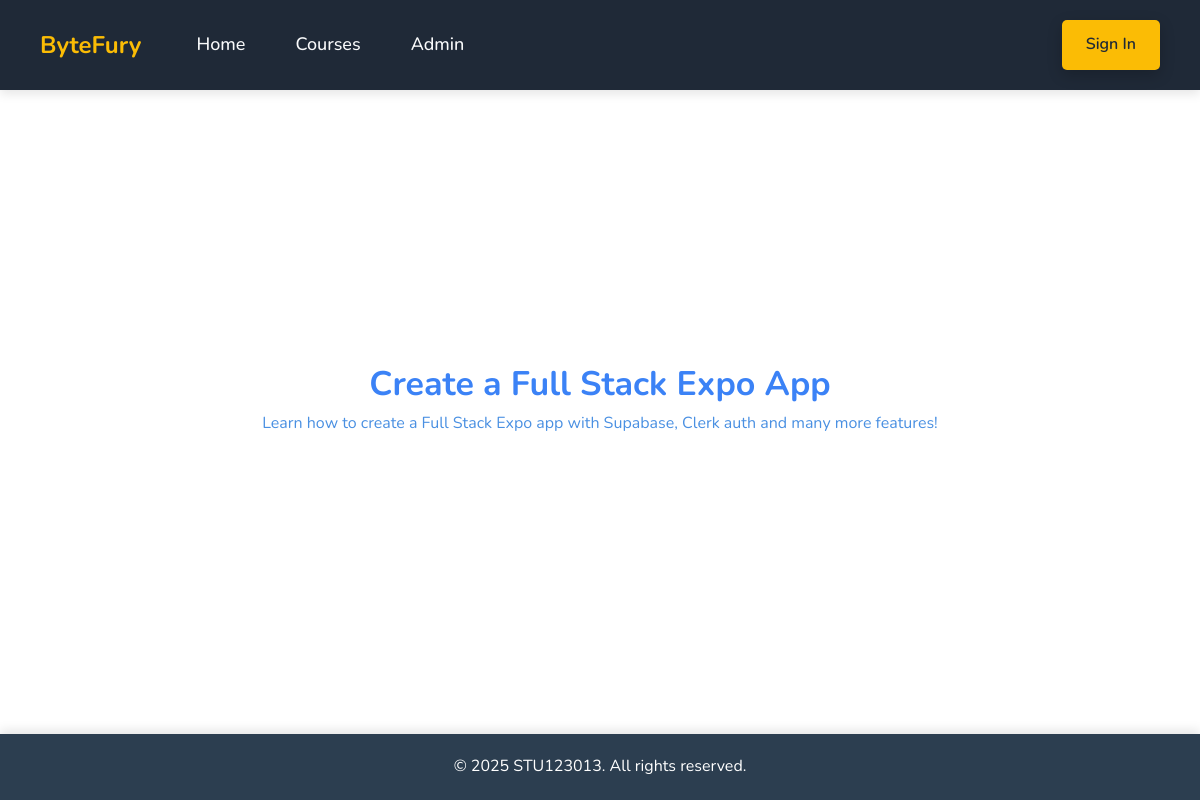
Screenshot of /lessons.php?course_id=2 with the database file from the repository.
### tables this page shows
CREATE TABLE `courses` (
  `id` int(11) NOT NULL,
  `title` varchar(255) NOT NULL,
  `description` text NOT NULL,
  `modules` int(11) NOT NULL,
  `hours` int(11) NOT NULL,
  `image_path` varchar(255) DEFAULT NULL
);

### lessons.php (the view, shortened to what this page needs)
<?php
include 'header.php';
include 'connect.php';
$course_id = isset($_GET['course_id']) ? intval($_GET['course_id']) : 0;
$courseQuery = "SELECT * FROM courses WHERE id = ?";
$stmt = $conn->prepare($courseQuery);
$stmt->bind_param('i', $course_id);
$stmt->execute();
$courseResult = $stmt->get_result();
$course = $courseResult->fetch_assoc();
?>
<main class="lessons-section">
    <h2 class="lessons-course-title"><?php echo htmlspecialchars($course['title']); ?></h2>
    <p class="lessons-subtitle"><?php echo htmlspecialchars($course['description']); ?></p>
</main>
<?php include 'footer.php'; ?>

### style.css (style rules this page uses)
* { margin: 0; padding: 0; box-sizing: border-box; }
html, body { font-family: 'Nunito', sans-serif; line-height: 1.6; height: 100%; }
body { display: flex; flex-direction: column; justify-content: space-between; min-height: 100vh; }
.lessons-section { flex-direction: column; padding: 40px; max-width: 1000px; margin: auto; }
.lessons-course-title { color: #3b82f6; font-size: 34px; text-align: center; }
.lessons-subtitle { text-align: center; font-size: 16px; color: #4A90E2; margin-bottom: 30px; }

### rows the page displays
courses: title "Create a Full Stack Expo App", description "Learn how to create a Full Stack Expo app with Supabase, Clerk auth and many more features!"
